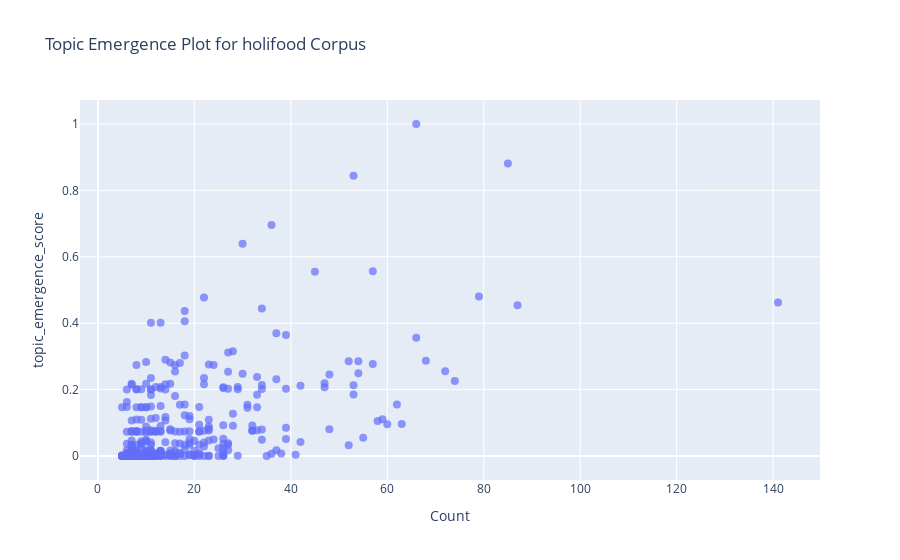

Notebook source saved alongside this figure:
### Code cell
import plotly.graph_objects as go

fig = go.Figure()

# --- Plot all topics directly ---
fig.add_trace(
    go.Scatter(
        x=df_plot_magnitude["Count"],
        y=df_plot_magnitude["topic_emergence_score"],
        mode="markers",
        marker=dict(size=8, opacity=0.7),
        text=df_plot_magnitude["Name"],
        hovertext=df_plot_magnitude["Representation"].astype(str),
        name="All topics",
    )
)

# Axis + layout
fig.update_xaxes(title_text="Count")
fig.update_yaxes(title_text="topic_emergence_score")

fig.update_layout(
    title=f"Topic Emergence Plot for {name} Corpus"
)

fig.show()

### Figure 1 — Plotly figure (JSON) as saved in the notebook; plotly's stock layout.template omitted (floating-point values rounded to 4 significant figures; data arrays with more than 128 entries replaced by an {"elided": "..."} marker saying what was removed)
{"data": [{"hovertext": {"elided": "401 str values"}, "marker": {"opacity": 0.7, "size": 8}, "mode": "markers", "name": "All topics", "text": {"elided": "401 str values"}, "type": "scatter", "x": {"elided": "401 int values"}, "y": {"elided": "401 float values"}}], "layout": {"autosize": true, "title": {"text": "Topic Emergence Plot for holifood Corpus"}, "xaxis": {"autorange": true, "range": [-3.282, 149.3], "title": {"text": "Count"}, "type": "linear"}, "yaxis": {"autorange": true, "range": [-0.09211, 1.092], "title": {"text": "topic_emergence_score"}, "type": "linear"}}}
